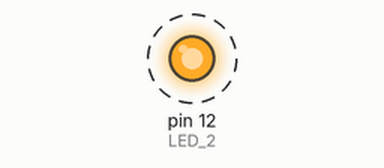
Bench run of a sketch on a simulated Arduino Uno, built with avr-gcc and run on an emulated ATmega328P. Parts: output pins drawn as LEDs (lit = HIGH). Dashed ring = blinking.

Above: at 0.5 s.
Timing chart, 0 to 4.6 s (numbered marks = the images above):
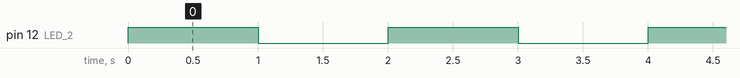

The sketch:

piscaLed.ino
```cpp
// Associando o nome LED_1 com a porta digital 13
#define LED_1 13
#define LED_2 12

void setup()
{
  //Definindo a porta digital 13 como uma porta de saída de dados (acenderemos o led)
  pinMode(LED_2, OUTPUT);
}

void loop()
{
  //Gravamos 1 na porta digital 13, acendendo o led verde
  digitalWrite(LED_2, HIGH);
  //Comando para aguardar 1 segundo (1000 milissegundos) para a próxima instrução
  delay(1000);
  // Gravamos 0 na porta digital 13, apagando o led verde
  digitalWrite(LED_2, LOW);
  //Comando para aguardar 1 segundo (1000 milissegundos) para a próxima instrução
  delay(1000);
}
```

Measured:
- by itself, pin 12 (LED_2): alternates HIGH for 1.0 s and LOW for 1.0 s
